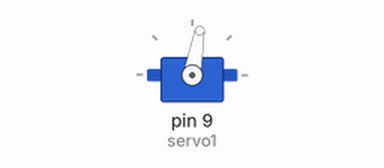
A sketch run on a simulated Arduino Uno, built with avr-gcc and run on an emulated ATmega328P. Shown: servo.

Above: at 0.05 s.
At 0.85 s:
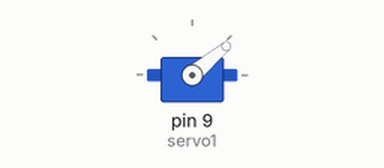
At 1.3 s:
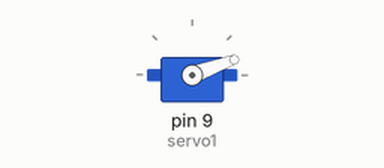
At 2.6 s:
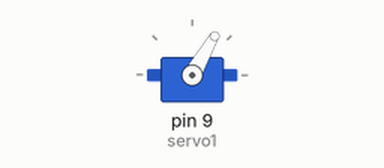
Timing chart, 0 to 6.2 s (numbered marks = the images above):
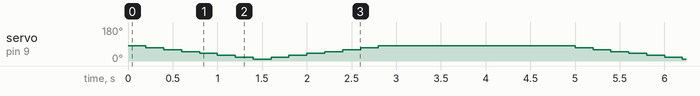

Measured:
- by itself, servo on pin 9 (servo1): repeats every 4.8 s: 60° 0.20 s, 50° 0.20 s, 40° 0.20 s, 30° 0.20 s, 20° 0.20 s, 10° 0.20 s, 20° 0.20 s, 30° 0.20 s, 40° 0.20 s, 50° 0.20 s, 60° 0.20 s, 70° 0.20 s, 80° 2.2 s, 70° 0.20 s

The sketch:

beweging_code.ino
```cpp
#include <Servo.h>
Servo servo1;

void setup() {
  servo1.attach(9);


}

void loop() {
  servo1.write(80);
  delay(200);
  servo1.write(70);
  delay(200);
  servo1.write(60);
    delay(200);
  servo1.write(50);
    delay(200);
  servo1.write(40);
    delay(200);
  servo1.write(30);
    delay(200);
  servo1.write(20);
   delay(200);
  servo1.write(10);
    delay(200);
  servo1.write(20);
  delay(200);
  servo1.write(30);
  delay(200);
  servo1.write(40);
  delay(200);
  servo1.write(50);
  delay(200);
  servo1.write(60);
  delay(200);
  servo1.write(70);
  delay(200);
  servo1.write(80);
  delay(1000);

    delay(1000);


}
```
